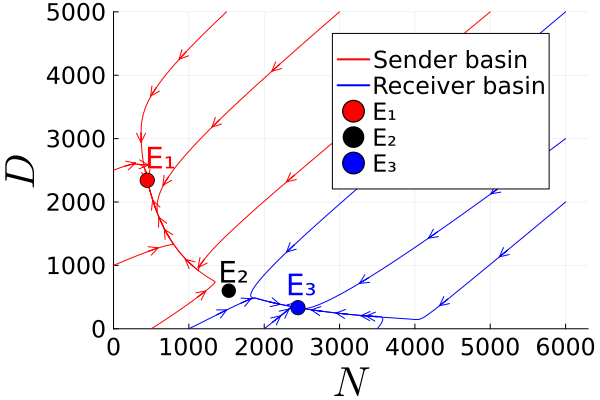

Write the Julia code that produced this figure.
using DifferentialEquations
using LinearAlgebra
using LaTeXStrings
import Plots
_t_start = time()   # --- start runtime timer ---

Plots.gr()   # Force GR backend

function run_phase_diagram_with_arrows()

    # -------------------------------
    # Parameters
    # -------------------------------
    β_N = 500.0
    β_D = 1000.0
    γ_I = 0.5
    γ = 0.1
    k_T = 0.00005
    k_c = 0.0005
    p = 1
    Dext = 1000.0
    Next = 500.0
    I_threshold = 200.0

    H_plus(x)  = (1 + 2*x^p) / (1 + x^p)
    H_minus(x) = 1 / (1 + x^p)

    # -------------------------------
    # ODE system
    # -------------------------------
    function odefun!(du, u, p, t)
        N, D, I = u
        du[1] = β_N * H_plus(I / I_threshold) - k_c * N * D - k_T * N * Dext - γ * N
        du[2] = β_D * H_minus(I / I_threshold) - k_c * N * D - k_T * D * Next - γ * D
        du[3] = k_T * N * Dext - γ_I * I
    end

    # -------------------------------
    # Initial conditions
    # -------------------------------
    init_conds = [
        [500,   0,    200],
        [1500,  5000, 100],
        [0,     2500, 110],
        [0,     1000, 200],
        [6000,  5000, 200],
        [6000,  3000, 0],
        [1000,  0,    320],
        [3000,  5000, 109],
        [2000,  0,    250],
        [5000,  5000, 80],
        [6000,  2000, 500],
        [3500,  0,    300]
    ]

    colors = [:red, :red, :red, :red,
              :blue, :blue, :blue,
              :red, :blue,
              :red, :blue, :blue]

    tspan = (1.0, 500000.0)

    # -------------------------------
    # Plot setup
    # -------------------------------
    plt = Plots.plot(
        xlabel = L"N",
        ylabel = L"D",
        xguidefontsize = 28,
        yguidefontsize = 28,
        xlims = (0, 6300),
        ylims = (0, 5000),
        legend = (0.55, 0.85),
        legendfontsize = 16,
        legend_background_color = :white,
        tickfontsize = 16
    )

    # -------------------------------
    # Solve & plot trajectories
    # -------------------------------
    for (i, u0) in enumerate(init_conds)

        prob = ODEProblem(odefun!, u0, tspan)
        sol  = solve(prob, Rodas5(), reltol=1e-8, abstol=1e-8)

        N_vals = getindex.(sol.u, 1)
        D_vals = getindex.(sol.u, 2)

        label_text = ""
        if i == 1
            label_text = "Sender basin"
        elseif i == 5
            label_text = "Receiver basin"
        end

        Plots.plot!(plt, N_vals, D_vals,
            color = colors[i],
            linewidth = 1.0,
            label = label_text
        )

        # ------------------------------------------------
        # Uniform arc-length based arrow placement
        # ------------------------------------------------
        arc = zeros(length(N_vals))
        for k in 2:length(N_vals)
            arc[k] = arc[k-1] + hypot(
                N_vals[k] - N_vals[k-1],
                D_vals[k] - D_vals[k-1]
            )
        end

        total_length = arc[end]
        n_arrows = 3
        target_positions = range(0, total_length,
                                 length = n_arrows + 2)[2:end-1]

        du = zeros(3)

        for s in target_positions

            idx = findfirst(x -> x ≥ s, arc)
            idx === nothing && continue

            u_arrow = sol.u[idx]
            odefun!(du, u_arrow, nothing, sol.t[idx])

            dN, dD = du[1], du[2]

            # Constant arrow length
            scale = 150.0 / (hypot(dN, dD) + 1e-12)

            Plots.quiver!(plt,
                [u_arrow[1]],
                [u_arrow[2]],
                quiver = ([dN * scale], [dD * scale]),
                color = colors[i],
                linewidth = 1.0,
                label = ""
            )
        end
    end

    # -------------------------------
    # Equilibria
    # -------------------------------
    E1 = [447.623779418578, 2342.57660264528]
    E2 = [1530.0, 600.0]
    E3 = [2448.16352009529, 333.281327303735]

    Plots.scatter!(plt, [E1[1]], [E1[2]],
        markersize=8, color=:red, label="E₁")

    Plots.scatter!(plt, [E2[1]], [E2[2]],
        markersize=8, color=:black, label="E₂")

    Plots.scatter!(plt, [E3[1]], [E3[2]],
        markersize=8, color=:blue, label="E₃")

    Plots.annotate!(plt, 630, 2700, Plots.text("E₁", 20, :red))
    Plots.annotate!(plt, 1600, 900, Plots.text("E₂", 20, :black))
    Plots.annotate!(plt, 2500, 700, Plots.text("E₃", 20, :blue))

    Plots.display(plt)
    Plots.savefig(plt, "phase_plane_p=1.png")

    return plt
end

run_phase_diagram_with_arrows()
println("Running time: ", round(time() - _t_start, digits=2), " seconds")
